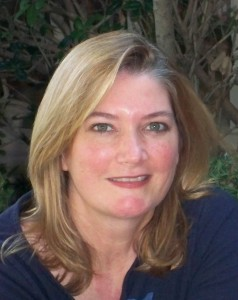
#> input picture Programs/Tina.jpg, 238 x 300 px
$ python WeemsProgram2.py
#> lines starting #> are read from the running program, lines starting #| are printed output that depends on the picture
#> the answer given: Tina.jpg
#> the answer given: WomenOfCMPS.jpg
# Samuel Weems
# Program 2
# CMPS 4553/5353 Summer 2018
# June 18, 2018

import numpy as np
from PIL import Image


#############################################################################
################################# Image Merge Function ######################
#############################################################################

def imageMerge(image1, image2):
#> called with image1 = 'Tina.jpg', image2 = 'WomenOfCMPS.jpg'
    width = 1000
    height = 1000

    newImage = Image.open(image1).resize((width,height), Image.NEAREST)
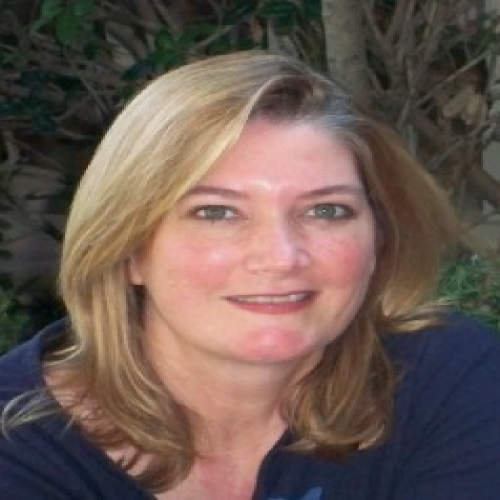
#> newImage: PIL image 1000x1000 RGB (shown at 1/2 size); mean R, G, B 106.2, 88.5, 81.2
    imageB = Image.open(image2).resize((width,height), Image.NEAREST)
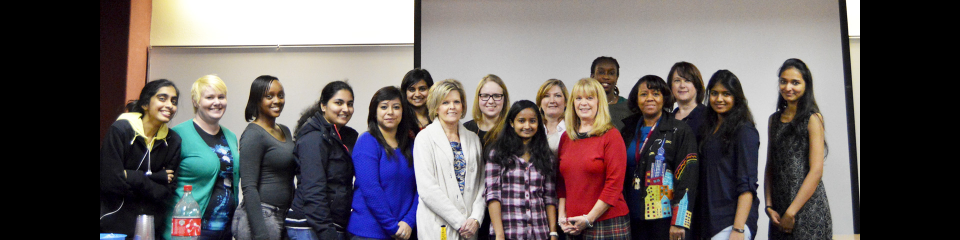
#> input picture Programs/WomenOfCMPS.jpg, 1920 x 480 px (shown at 1/2 size)
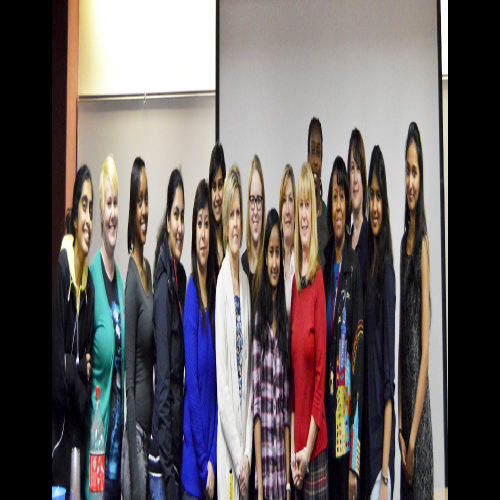
#> imageB: PIL image 1000x1000 RGB (shown at 1/2 size); mean R, G, B 101.4, 94.3, 94.8

#> (the run stopped early here; a loop or call above may not have finished)
